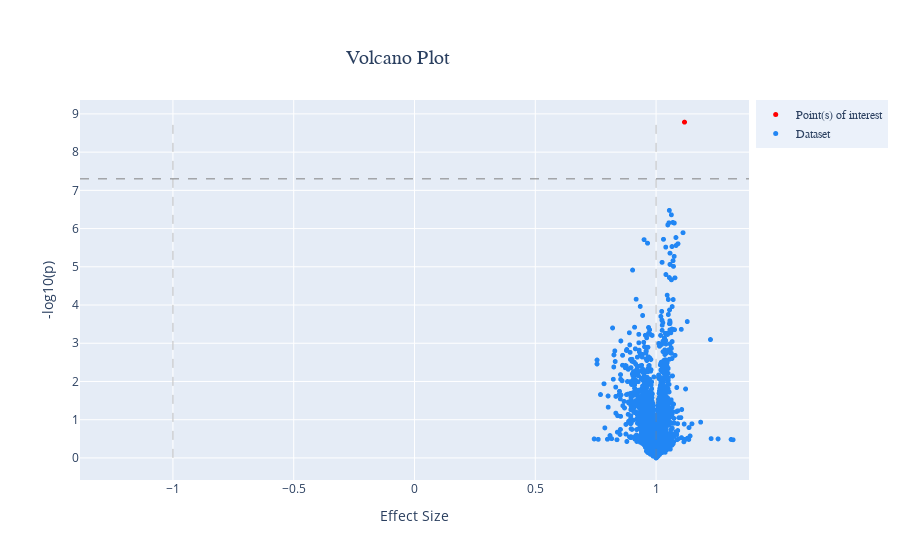

Notebook cell for this chart:
### Code cell
dash_bio.VolcanoPlot(
    dataframe=d['prostatecancer'].reset_index(),
    effect_size='L2F',
    p='pvalue',
    snp = 'uniprot',
    gene=None,
    logp=True)

### Figure 1 — Plotly figure (JSON) as saved in the notebook; plotly's stock layout.template omitted (floating-point values rounded to 4 significant figures; data arrays with more than 128 entries replaced by an {"elided": "..."} marker saying what was removed)
{"data": [{"marker": {"color": "red", "size": 5}, "mode": "markers", "name": "Point(s) of interest", "text": ["SNP: Q01995"], "type": "scattergl", "x": [1.118], "y": [8.785]}, {"marker": {"color": "#2186f4", "size": 5}, "mode": "markers", "name": "Dataset", "text": {"elided": "2729 str values"}, "type": "scattergl", "x": {"elided": "2729 float values"}, "y": {"elided": "2729 float values"}}], "layout": {"hovermode": "closest", "legend": {"bgcolor": "#ebf1fa", "font": {"family": "sans-serif"}, "x": 1.01, "yanchor": "top"}, "shapes": [{"line": {"color": "grey", "dash": "dash", "width": 0.5}, "name": "effect size min line", "type": "line", "x0": -1, "x1": -1, "xref": "x", "y0": 0.001151, "y1": 8.785, "yref": "y"}, {"line": {"color": "grey", "dash": "dash", "width": 0.5}, "name": "effect size max line", "type": "line", "x0": 1, "x1": 1, "xref": "x", "y0": 0.001151, "y1": 8.785, "yref": "y"}, {"line": {"color": "grey", "dash": "dash", "width": 1}, "name": "genomewide_line", "type": "line", "x0": -1.385, "x1": 1.385, "xref": "x", "y0": 7.301, "y1": 7.301, "yref": "y"}], "title": {"font": {"family": "sans-serif", "size": 20}, "text": "Volcano Plot", "x": 0.5, "xanchor": "right", "yanchor": "top"}, "xaxis": {"range": [-1.385, 1.385], "title": {"text": "Effect Size"}, "zeroline": false}, "yaxis": {"title": {"text": "-log10(p)"}, "zeroline": false}}}
